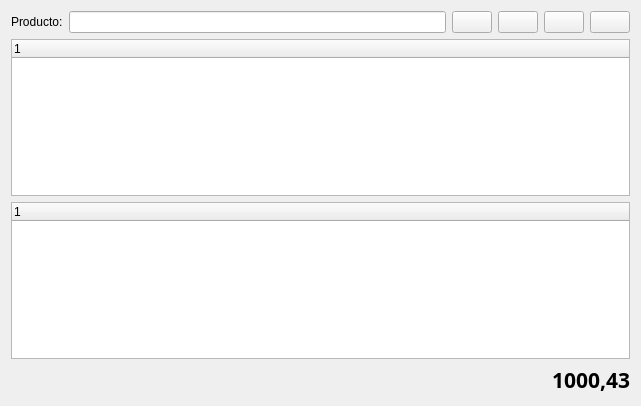
<?xml version="1.0" encoding="UTF-8"?>
<ui version="4.0">
 <class>Form</class>
 <widget class="QWidget" name="Form">
  <property name="geometry">
   <rect>
    <x>0</x>
    <y>0</y>
    <width>641</width>
    <height>406</height>
   </rect>
  </property>
  <property name="windowTitle">
   <string>Ventas</string>
  </property>
  <property name="windowIcon">
   <iconset>
    <normaloff>../imagenes/icons8-brief-50.png</normaloff>../imagenes/icons8-brief-50.png</iconset>
  </property>
  <layout class="QGridLayout" name="gridLayout">
   <item row="0" column="0">
    <widget class="QLabel" name="label">
     <property name="text">
      <string>Producto:</string>
     </property>
    </widget>
   </item>
   <item row="0" column="1">
    <widget class="QLineEdit" name="lineEdit"/>
   </item>
   <item row="0" column="2">
    <widget class="QPushButton" name="pushButton">
     <property name="text">
      <string/>
     </property>
     <property name="icon">
      <iconset>
       <normaloff>../imagenes/icons8-reset-50.png</normaloff>../imagenes/icons8-reset-50.png</iconset>
     </property>
    </widget>
   </item>
   <item row="0" column="3">
    <widget class="QPushButton" name="pushButton_2">
     <property name="text">
      <string/>
     </property>
     <property name="icon">
      <iconset>
       <normaloff>../imagenes/icons8-add-property-50.png</normaloff>../imagenes/icons8-add-property-50.png</iconset>
     </property>
    </widget>
   </item>
   <item row="0" column="4">
    <widget class="QPushButton" name="pushButton_3">
     <property name="text">
      <string/>
     </property>
     <property name="icon">
      <iconset>
       <normaloff>../imagenes/icons8-delete-document-50.png</normaloff>../imagenes/icons8-delete-document-50.png</iconset>
     </property>
    </widget>
   </item>
   <item row="0" column="5">
    <widget class="QPushButton" name="pushButton_4">
     <property name="text">
      <string/>
     </property>
     <property name="icon">
      <iconset>
       <normaloff>../imagenes/icons8-edit-property-50.png</normaloff>../imagenes/icons8-edit-property-50.png</iconset>
     </property>
    </widget>
   </item>
   <item row="1" column="0" colspan="6">
    <widget class="QTreeWidget" name="treeWidget">
     <column>
      <property name="text">
       <string notr="true">1</string>
      </property>
     </column>
    </widget>
   </item>
   <item row="2" column="0" colspan="6">
    <widget class="QTreeWidget" name="treeWidget_2">
     <column>
      <property name="text">
       <string notr="true">1</string>
      </property>
     </column>
    </widget>
   </item>
   <item row="3" column="3" colspan="3">
    <widget class="QLabel" name="label_2">
     <property name="font">
      <font>
       <family>Inconsolata Expanded Bold</family>
       <pointsize>16</pointsize>
       <weight>75</weight>
       <bold>true</bold>
      </font>
     </property>
     <property name="layoutDirection">
      <enum>Qt::LeftToRight</enum>
     </property>
     <property name="autoFillBackground">
      <bool>false</bool>
     </property>
     <property name="styleSheet">
      <string notr="true"/>
     </property>
     <property name="text">
      <string>1000,43</string>
     </property>
     <property name="textFormat">
      <enum>Qt::PlainText</enum>
     </property>
     <property name="scaledContents">
      <bool>false</bool>
     </property>
     <property name="alignment">
      <set>Qt::AlignRight|Qt::AlignTrailing|Qt::AlignVCenter</set>
     </property>
    </widget>
   </item>
  </layout>
 </widget>
 <resources/>
 <connections/>
</ui>
